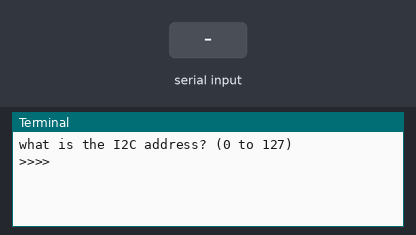
Bench run of a program on a simulated Raspberry Pi (BCM pin numbers). Parts: the last lines printed to the terminal. The test bench sets the inputs (shaded band).

Above: at 1.2 s.
1.3 s: "255" typed at the terminal, then Enter
At 2.1 s:
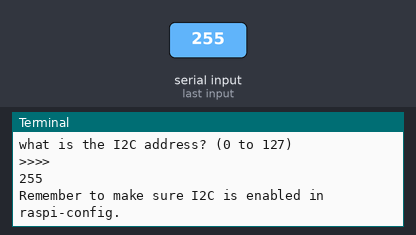
At 3.7 s:
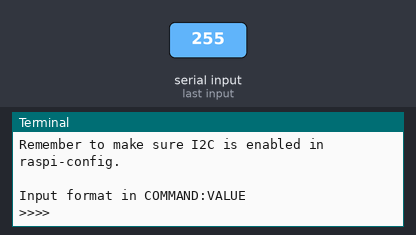

The program:

I2C_Shell.py
```python
# python3 Picrogrid/RaspberryPi/BasicExamples/Pi_I2C_Shell.py

#!/usr/bin/env python
from time import sleep
import smbus2
bus = smbus2.SMBus(1)
address = 0x08

def StringToBytes(val):
    retVal = []
    for c in val:
        retVal.append(ord(c))
    return retVal

print("what is the I2C address? (0 to 127)")
addrStr = input(">>>>   ")
address = int(addrStr)

print("Remember to make sure I2C is enabled in raspi-config.")

# Give the I2C device time to settle
sleep(2)

while 1:
    print("\nInput format in COMMAND:VALUE")
    charstring = input(">>>>   ")
    byteValue = StringToBytes(charstring) # I2C requires bytes
    # Send the byte packet to the slave. This could be a set command or get command.
    #   For get commands, this will arm the TX register with the returned value, but not return it yet
    bus.write_i2c_block_data(address, 0x00, byteValue)
    # Send a register byte to slave with request flag.
    #   Calls onReceive() with the register byte, but this is useless to our code
    #   Also calls onRequest(), which is what returns the TX data back to the master
    data = bus.read_i2c_block_data(address, 0x00, 32)
    outString = ""
    for n in data:
        if n==255: # apparently this is the python char conversion result of '\0' in C++
            break
        outString = outString + chr(n) # assemble the byte result as a string to print
    print(outString)
    sleep(0.5)

    
```

Measured:
- after the input at 1.3 s, the terminal: prints a new line at once (image 1)
